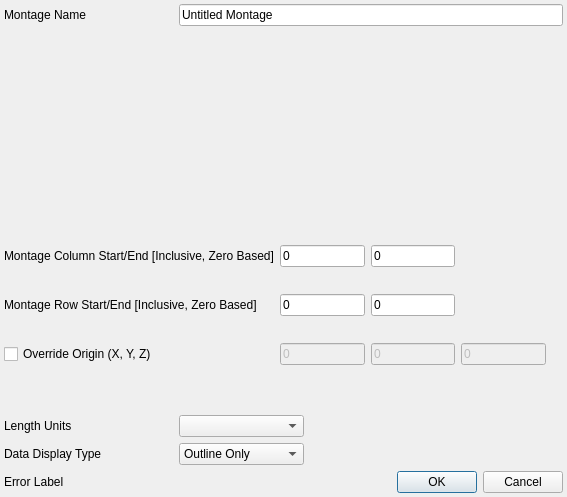
<?xml version="1.0" encoding="UTF-8"?>
<ui version="4.0">
 <class>ImportFijiMontageDialog</class>
 <widget class="QDialog" name="ImportFijiMontageDialog">
  <property name="geometry">
   <rect>
    <x>0</x>
    <y>0</y>
    <width>567</width>
    <height>497</height>
   </rect>
  </property>
  <property name="windowTitle">
   <string>Import Fiji Montage</string>
  </property>
  <layout class="QGridLayout" name="gridLayout">
   <property name="leftMargin">
    <number>4</number>
   </property>
   <property name="topMargin">
    <number>4</number>
   </property>
   <property name="rightMargin">
    <number>4</number>
   </property>
   <property name="bottomMargin">
    <number>4</number>
   </property>
   <item row="0" column="2" colspan="3">
    <widget class="QLineEdit" name="montageNameLE">
     <property name="text">
      <string>Untitled Montage</string>
     </property>
    </widget>
   </item>
   <item row="5" column="0" colspan="2">
    <widget class="QLabel" name="label_7">
     <property name="text">
      <string>Data Display Type</string>
     </property>
    </widget>
   </item>
   <item row="1" column="0" colspan="5">
    <widget class="FijiListWidget" name="fijiListWidget" native="true">
     <property name="sizePolicy">
      <sizepolicy hsizetype="Preferred" vsizetype="Preferred">
       <horstretch>4</horstretch>
       <verstretch>0</verstretch>
      </sizepolicy>
     </property>
    </widget>
   </item>
   <item row="0" column="0">
    <widget class="QLabel" name="label_17">
     <property name="text">
      <string>Montage Name</string>
     </property>
    </widget>
   </item>
   <item row="6" column="4">
    <widget class="QDialogButtonBox" name="buttonBox">
     <property name="orientation">
      <enum>Qt::Horizontal</enum>
     </property>
     <property name="standardButtons">
      <set>QDialogButtonBox::Cancel|QDialogButtonBox::Ok</set>
     </property>
    </widget>
   </item>
   <item row="5" column="2">
    <widget class="QComboBox" name="dataDisplayTypeCB">
     <item>
      <property name="text">
       <string>Outline Only</string>
      </property>
     </item>
     <item>
      <property name="text">
       <string>Individual Tiles</string>
      </property>
     </item>
     <item>
      <property name="text">
       <string>Stitched Montage</string>
      </property>
     </item>
    </widget>
   </item>
   <item row="2" column="0" colspan="5">
    <layout class="QGridLayout" name="gridLayout_2">
     <item row="2" column="3">
      <widget class="QLineEdit" name="originZ">
       <property name="enabled">
        <bool>false</bool>
       </property>
       <property name="text">
        <string>0</string>
       </property>
      </widget>
     </item>
     <item row="0" column="0">
      <widget class="QLabel" name="label_2">
       <property name="text">
        <string>Montage Column Start/End [Inclusive, Zero Based]</string>
       </property>
      </widget>
     </item>
     <item row="2" column="4">
      <spacer name="horizontalSpacer">
       <property name="orientation">
        <enum>Qt::Horizontal</enum>
       </property>
       <property name="sizeHint" stdset="0">
        <size>
         <width>40</width>
         <height>20</height>
        </size>
       </property>
      </spacer>
     </item>
     <item row="3" column="4">
      <spacer name="horizontalSpacer_2">
       <property name="orientation">
        <enum>Qt::Horizontal</enum>
       </property>
       <property name="sizeHint" stdset="0">
        <size>
         <width>40</width>
         <height>20</height>
        </size>
       </property>
      </spacer>
     </item>
     <item row="1" column="0">
      <widget class="QLabel" name="label_3">
       <property name="text">
        <string>Montage Row Start/End [Inclusive, Zero Based]</string>
       </property>
      </widget>
     </item>
     <item row="0" column="1">
      <widget class="QLineEdit" name="montageColStart">
       <property name="text">
        <string>0</string>
       </property>
      </widget>
     </item>
     <item row="0" column="2">
      <widget class="QLineEdit" name="montageColEnd">
       <property name="text">
        <string>0</string>
       </property>
      </widget>
     </item>
     <item row="1" column="1">
      <widget class="QLineEdit" name="montageRowStart">
       <property name="text">
        <string>0</string>
       </property>
      </widget>
     </item>
     <item row="1" column="2">
      <widget class="QLineEdit" name="montageRowEnd">
       <property name="text">
        <string>0</string>
       </property>
      </widget>
     </item>
     <item row="1" column="4">
      <spacer name="horizontalSpacer_3">
       <property name="orientation">
        <enum>Qt::Horizontal</enum>
       </property>
       <property name="sizeHint" stdset="0">
        <size>
         <width>40</width>
         <height>20</height>
        </size>
       </property>
      </spacer>
     </item>
     <item row="0" column="4">
      <spacer name="horizontalSpacer_4">
       <property name="orientation">
        <enum>Qt::Horizontal</enum>
       </property>
       <property name="sizeHint" stdset="0">
        <size>
         <width>40</width>
         <height>20</height>
        </size>
       </property>
      </spacer>
     </item>
     <item row="2" column="2">
      <widget class="QLineEdit" name="originY">
       <property name="enabled">
        <bool>false</bool>
       </property>
       <property name="text">
        <string>0</string>
       </property>
      </widget>
     </item>
     <item row="2" column="1">
      <widget class="QLineEdit" name="originX">
       <property name="enabled">
        <bool>false</bool>
       </property>
       <property name="text">
        <string>0</string>
       </property>
      </widget>
     </item>
     <item row="2" column="0">
      <widget class="QCheckBox" name="changeOriginCB">
       <property name="text">
        <string>Override Origin (X, Y, Z)</string>
       </property>
      </widget>
     </item>
    </layout>
   </item>
   <item row="3" column="0">
    <widget class="QLabel" name="label">
     <property name="text">
      <string>Length Units</string>
     </property>
    </widget>
   </item>
   <item row="3" column="2">
    <widget class="QComboBox" name="unitsCB"/>
   </item>
   <item row="6" column="0" colspan="4">
    <widget class="QLabel" name="errLabel">
     <property name="text">
      <string>Error Label</string>
     </property>
    </widget>
   </item>
  </layout>
 </widget>
 <customwidgets>
  <customwidget>
   <class>FijiListWidget</class>
   <extends>QWidget</extends>
   <header>FijiListWidget.h</header>
   <container>1</container>
  </customwidget>
 </customwidgets>
 <resources/>
 <connections>
  <connection>
   <sender>buttonBox</sender>
   <signal>accepted()</signal>
   <receiver>ImportFijiMontageDialog</receiver>
   <slot>accept()</slot>
   <hints>
    <hint type="sourcelabel">
     <x>248</x>
     <y>254</y>
    </hint>
    <hint type="destinationlabel">
     <x>157</x>
     <y>274</y>
    </hint>
   </hints>
  </connection>
  <connection>
   <sender>buttonBox</sender>
   <signal>rejected()</signal>
   <receiver>ImportFijiMontageDialog</receiver>
   <slot>reject()</slot>
   <hints>
    <hint type="sourcelabel">
     <x>316</x>
     <y>260</y>
    </hint>
    <hint type="destinationlabel">
     <x>286</x>
     <y>274</y>
    </hint>
   </hints>
  </connection>
 </connections>
</ui>
